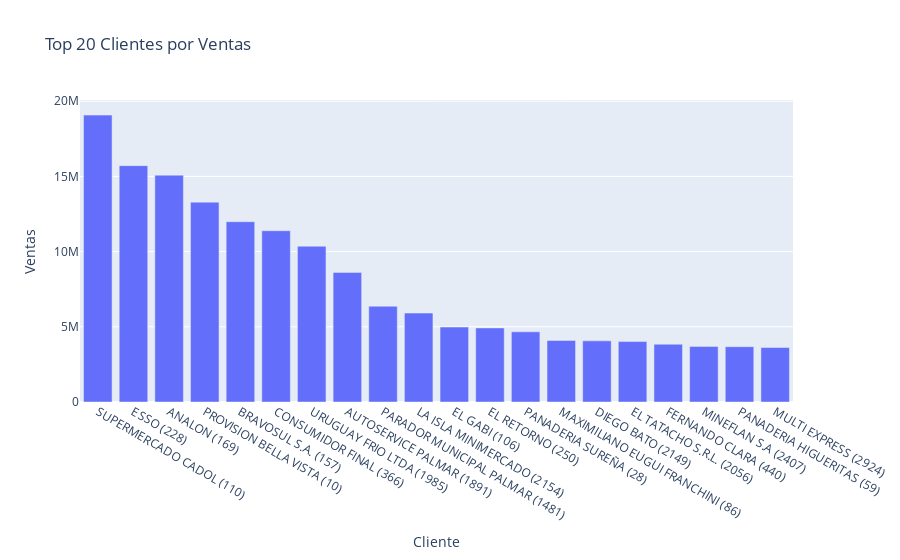

The cell this chart's notebook holds for it:
### Code cell
top_20_fig=px.bar(top_20, x='Cliente', y='Total', title='Top 20 Clientes por Ventas', labels={'Total':'Ventas'})
top_20_fig

### Figure 1 — Plotly figure (JSON) as saved in the notebook; plotly's stock layout.template omitted (floating-point values rounded to 4 significant figures)
{"data": [{"alignmentgroup": "True", "hovertemplate": "Cliente=%{x}<br>Ventas=%{y}<extra></extra>", "legendgroup": "", "marker": {"color": "#636efa", "pattern": {"shape": ""}}, "name": "", "offsetgroup": "", "orientation": "v", "showlegend": false, "textposition": "auto", "type": "bar", "x": ["SUPERMERCADO CADOL (110)", "ESSO (228)", "ANALON (169)", "PROVISION BELLA VISTA (10)", "BRAVOSUL S.A. (157)", "CONSUMIDOR FINAL (366)", "URUGUAY FRIO LTDA (1985)", "AUTOSERVICE PALMAR (1891)", "PARADOR MUNICIPAL PALMAR (1481)", "LA ISLA MINIMERCADO (2154)", "EL GABI (106)", "EL RETORNO (250)", "PANADERIA SUREÑA (28)", "MAXIMILIANO EUGUI FRANCHINI (86)", "DIEGO BATO (2149)", "EL TATACHO S.R.L. (2056)", "FERNANDO CLARA (440)", "MINEFLAN S.A (2407)", "PANADERIA HIGUERITAS (59)", "MULTI EXPRESS (2924)"], "xaxis": "x", "y": [19080000.0, 15720000.0, 15080000.0, 13290000.0, 11990000.0, 11390000.0, 10360000.0, 8619000.0, 6369000.0, 5915000.0, 4984000.0, 4927000.0, 4667000.0, 4094000.0, 4065000.0, 4018000.0, 3840000.0, 3698000.0, 3677000.0, 3622000.0], "yaxis": "y"}], "layout": {"barmode": "relative", "legend": {"tracegroupgap": 0}, "title": {"text": "Top 20 Clientes por Ventas"}, "xaxis": {"anchor": "y", "domain": [0, 1], "title": {"text": "Cliente"}}, "yaxis": {"anchor": "x", "domain": [0, 1], "title": {"text": "Ventas"}}}}
